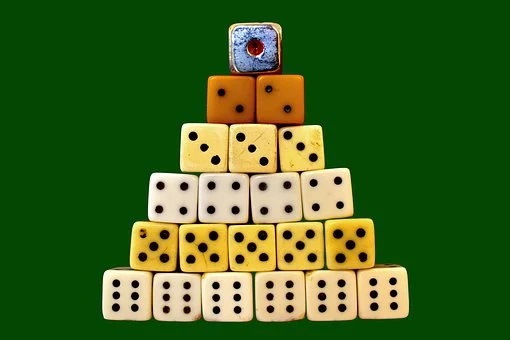
#> input picture 12.jpg, 510 x 340 px
$ python kockadobas.1.1.py
#> lines starting #> are read from the running program, lines starting #| are printed output that depends on the picture; after the words box and inside, x2 and y2 are one past the last pixel; in counts of white or black regions, pixels touching at a corner belong together
'''
Dobókocka számláló alkalmazás: Bármilyen fényviszony és háttér előtt
képes legyen megszámlálni maximum 4 db dobókocka összértékét illetve
a dobókockák darabszámát is jelezze ki.
'''
'''
    A feladat megoldásánál abból indultam ki, hogy minden dobókocka
    fehér
'''

import numpy as np
import cv2

I = cv2.imread("12.jpg")
#> I is the input picture: shape (340, 510, 3); mean B, G, R 33.2, 98.6, 61.2
I_k = I

# kép átméretezése a vizsgálathoz, hogy a dobokocka pottyei kozel azonosak legyenek
# Ezzel szeretném kiküszöbölni, hogy azonos távolságból, de más felbontással
# készült képeken is mukodjon
print(I.shape)
#| (340, 510, 3)

x = 2000 / I_k.shape[0]
#> x = 5.88
y = x
#> y = 5.88

I_k = cv2.resize(I_k, None, None, x, y, cv2.INTER_CUBIC)

I_szurke = cv2.cvtColor(I_k.astype(np.uint8), cv2.COLOR_BGR2GRAY)
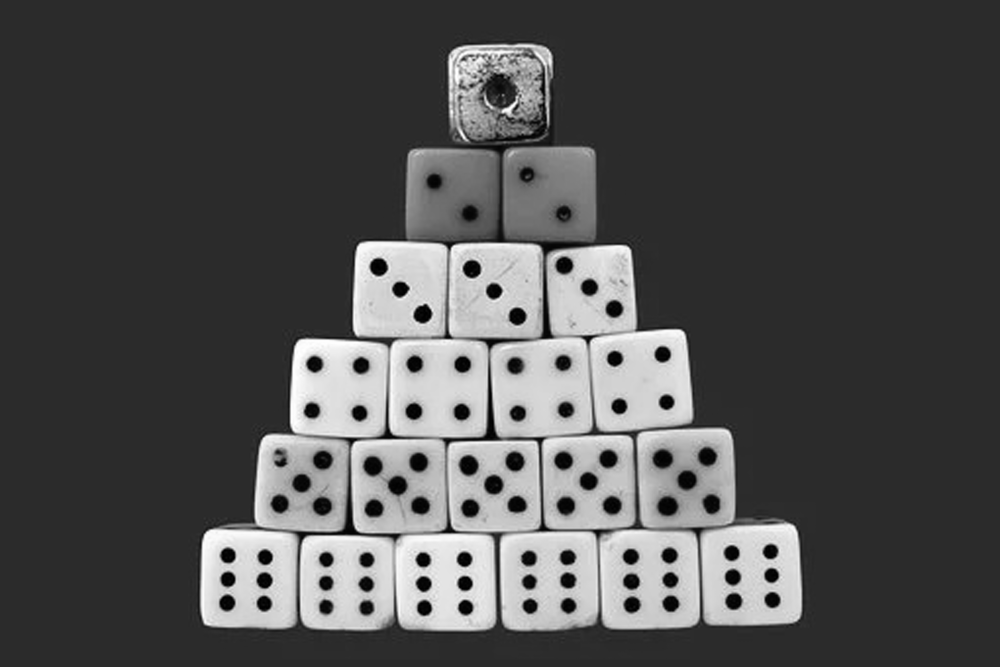
#> I_szurke: shape (2000, 3000) (shown at 1/3 size); min 0, max 255, mean 79.9

I_median = cv2.medianBlur(I_szurke, 7)
# Struktúráló elem
k = np.ones((3, 3))

# Morfológiai zárás. Az apró hibákat eltünteti az objektum felületén.
I_median = cv2.morphologyEx(I_median, cv2.MORPH_CLOSE, k)

#mini = 250
#maxi = 255
#I_derivalt = cv2.Canny(I_median, mini, maxi)

rows = I_median.shape[0]
#> rows = 2000
circles = cv2.HoughCircles(I_median, cv2.HOUGH_GRADIENT, 1, rows / 100,
                           param1=240, param2=24,
                           minRadius=1, maxRadius=50)
#> circles = 71 rows, first 8: [1135.5, 800.5, 26.4], [1842.5, 926.5, 25.7], [793.5, 1741.5, 23.3], [795.5, 1671.5, 22.5], [1987.5, 1062.5, 24.1], [2316.5, 1799.5, 23.3], [2314.5, 1725.5, 21.5], [2011.5, 1739.5, 22.5]
korok =0
if circles is not None:
    circles = np.uint16(np.around(circles))
#> circles = 71 rows, first 8: [1136, 800, 26], [1842, 926, 26], [794, 1742, 23], [796, 1672, 22], [1988, 1062, 24], [2316, 1800, 23], [2314, 1726, 22], [2012, 1740, 22]
    for i in circles[0, :]:
        center = (i[0], i[1])
        print(center, i[2])
        # circle center
        cv2.circle(I_k, center, 1, (255, 0, 0), 8)
        # circle outline
        radius = i[2]
        cv2.circle(I_k, center, radius, (0, 255, 0), 8)
        korok= korok+1
#> this loop made 71 passes
#> (center, radius) on passes 1 to 12: ((1136, 800), 26), ((1842, 926), 26), ((794, 1742), 23), ((796, 1672), 22), ((1988, 1062), 24), ((2316, 1800), 23), ((2314, 1726), 22), ((2012, 1740), 22), ((1702, 1672), 23), ((1384, 1236), 24), ((1100, 1680), 22), ((2000, 1206), 22)
#| (1136, 800) 26
#| (1842, 926) 26
#| (794, 1742) 23
#| (796, 1672) 22
#| (1988, 1062) 24
#| (2316, 1800) 23
#| (2314, 1726) 22
#| (2012, 1740) 22
#> (further printed lines are left out)
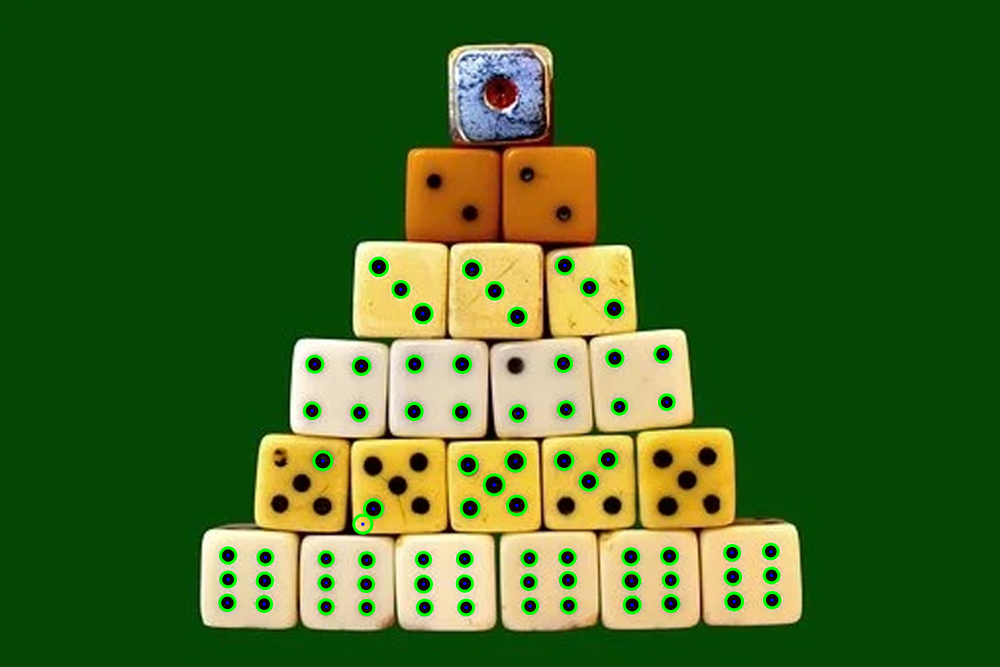
#> I_k: shape (2000, 3000, 3) (shown at 1/3 size); mean B, G, R 32.3, 101.1, 59.2
#> after the loop, korok = 71


### Dobokockak szamlalasa ####

x = 100/ I.shape[0]
#> x = 0.294
y = x
#> y = 0.294

I = cv2.resize(I, None, None, x, y, cv2.INTER_CUBIC)
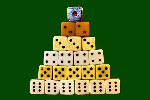
#> I: shape (100, 150, 3); mean B, G, R 33.4, 98.8, 61.4

I_szurke = cv2.cvtColor(I.astype(np.uint8), cv2.COLOR_BGR2GRAY)
#> I_szurke: shape (100, 150)


# Struktúráló elem
k = np.ones((6, 6))

# Morfológiai zárás. Az apró hibákat eltünteti az objektum felületén.
I_median = cv2.morphologyEx(I_szurke, cv2.MORPH_CLOSE, k)
#> I_median: shape (100, 150)
I_median = cv2.medianBlur(I_szurke, 7)

mini = 240
maxi = 255
I_derivalt = cv2.Canny(I_median, mini, maxi)
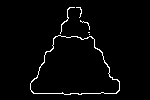
#> I_derivalt: shape (100, 150); 2.5% white in thin lines or dots, all inside (x1, y1, x2, y2) = (30, 7, 120, 95)

rows = I_median.shape[0]
#> rows = 100
circles = cv2.HoughCircles(I_derivalt, cv2.HOUGH_GRADIENT, 1, rows / 10,
                           param1=255, param2=5,
                           minRadius=1, maxRadius=6)
#> circles = [[85.5, 27.5, 4.4], [34.5, 87.5, 5.2], [56.5, 29.5, 5.2], [56.5, 40.5, 5.2], [71.5, 11.5, 3.8], [113.5, 88.5, 5.2], [88.5, 40.5, 5.2], [48.5, 56.5, 5.2], [32.5, 73.5, 4], [65.5, 89.5, 3.8]]

kocka = 0
if circles is not None:
    circles = np.uint16(np.around(circles))
#> circles = [[86, 28, 4], [34, 88, 5], [56, 30, 5], [56, 40, 5], [72, 12, 4], [114, 88, 5], [88, 40, 5], [48, 56, 5], [32, 74, 4], [66, 90, 4]]
    for i in circles[0, :]:
        center = (i[0], i[1])
        print(center, i[2])
        # circle center
        cv2.circle(I_median, center, 1, (255, 0, 0), 1)
        # circle outline
        radius = i[2]
        cv2.circle(I_median, center, radius, (0, 255, 0), 1)
        kocka= kocka + 1
#> this loop made 10 passes
#| (86, 28) 4
#| (34, 88) 5
#| (56, 30) 5
#| (56, 40) 5
#| (72, 12) 4
#| (114, 88) 5
#| (88, 40) 5
#| (48, 56) 5
#> (further printed lines are left out)
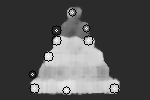
#> I_median: shape (100, 150); min 0, max 255, mean 82.4
#> after the loop, kocka = 10


##------------###

x = 500 / I_k.shape[0]
#> x = 0.25
y = x
#> y = 0.25

I_k = cv2.resize(I_k, None, None, x, y, cv2.INTER_CUBIC)
#> I_k: shape (500, 750, 3)

x = 500 / I_median.shape[0]
#> x = 5
y = x
#> y = 5

I_median = cv2.resize(I_median, None, None, x, y, cv2.INTER_LINEAR)
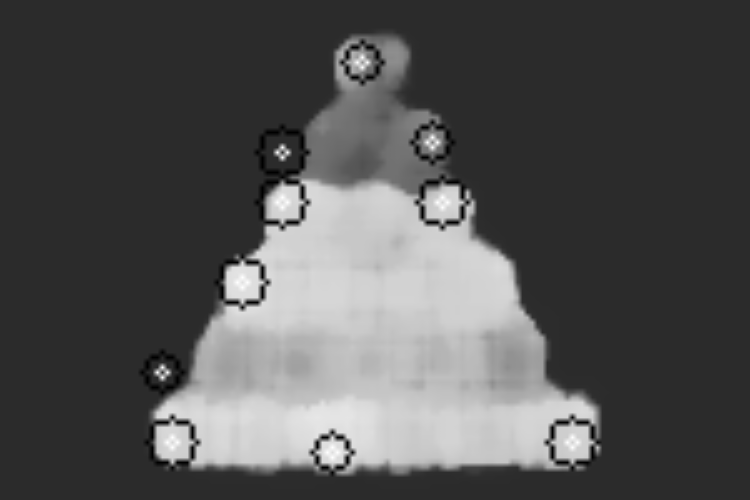
#> I_median: shape (500, 750); min 0, max 255, mean 82.4

#Eredmeny kiiratasa
text = 'Ossz.: ' + str(korok) + ' Kocka(k): ' + str(kocka)
#> text = 'Ossz.: 71 Kocka(k): 10'
cv2.putText(I_k,text,(10,30),0,1,(0,255,0), 4, cv2.LINE_AA)
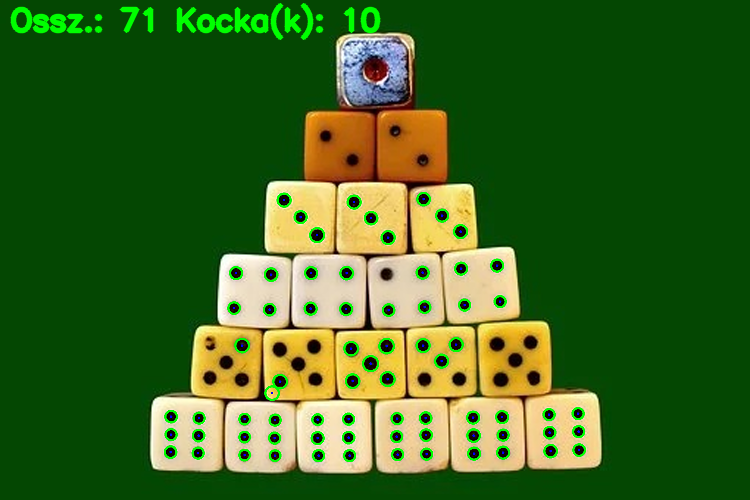
#> I_k: shape (500, 750, 3); mean B, G, R 32.3, 103, 59.2

cv2.imshow("I_median", I_median)
cv2.imshow("detected circles", I_k)
cv2.waitKey(0)
cv2.destroyAllWindows()

$ run again, with 11.jpg copied over 12.jpg
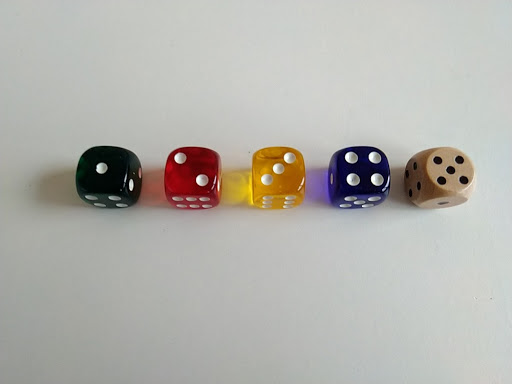
#> input picture 11.jpg, 512 x 384 px
#> I is the input picture: shape (384, 512, 3); mean B, G, R 172.6, 178, 179.5
#| (384, 512, 3)
#> `circles = cv2.HoughCircles(I_median, cv2.HOUGH_GRADIENT, 1, rows / 100..`: circles = 13 rows, first 8: [1966.5, 936.5, 30.8], [1840.5, 931.5, 35.7], [1051.5, 937.5, 30.5], [1448.5, 877.5, 27.4], [1827.5, 819.5, 29.4], [1957.5, 823.5, 27.9], [528.5, 874.5, 30.2], [937.5, 822.5, 29.1]
#> `circles = np.uint16(np.around(circles))`: circles = 13 rows, first 8: [1966, 936, 31], [1840, 932, 36], [1052, 938, 30], [1448, 878, 27], [1828, 820, 29], [1958, 824, 28], [528, 874, 30], [938, 822, 29]
#> the loop `for i in circles[0, :]:` made 13 passes
#> (printed output is left out)
#> after the loop `for i in circles[0, :]:`: korok = 13
#> I: shape (100, 133, 3)
#> `I_derivalt = cv2.Canny(I_median, mini, maxi)`:
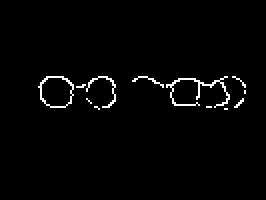
#> I_derivalt: shape (100, 133) (shown 2 times larger); 1.9% white in thin lines or dots, all inside (x1, y1, x2, y2) = (19, 38, 123, 55)
#> `circles = cv2.HoughCircles(I_derivalt, cv2.HOUGH_GRADIENT, 1, rows / 1..`: circles = [[106.5, 47.5, 5.2], [51.5, 42.5, 5.2], [95.5, 43.5, 5.2], [39.5, 46.5, 5.2], [70.5, 42.5, 5.2], [24.5, 43.5, 5.2], [117.5, 44.5, 4], [103.5, 37.5, 3.8]]
#> `circles = np.uint16(np.around(circles))`: circles = [[106, 48, 5], [52, 42, 5], [96, 44, 5], [40, 46, 5], [70, 42, 5], [24, 44, 5], [118, 44, 4], [104, 38, 4]]
#> the loop `for i in circles[0, :]:` made 8 passes
#> (printed output is left out)
#> after the loop `for i in circles[0, :]:`: kocka = 8
#> text = 'Ossz.: 13 Kocka(k): 8'
#> `cv2.putText(I_k,text,(10,30),0,1,(0,255,0), 4, cv2.LINE_AA)`:
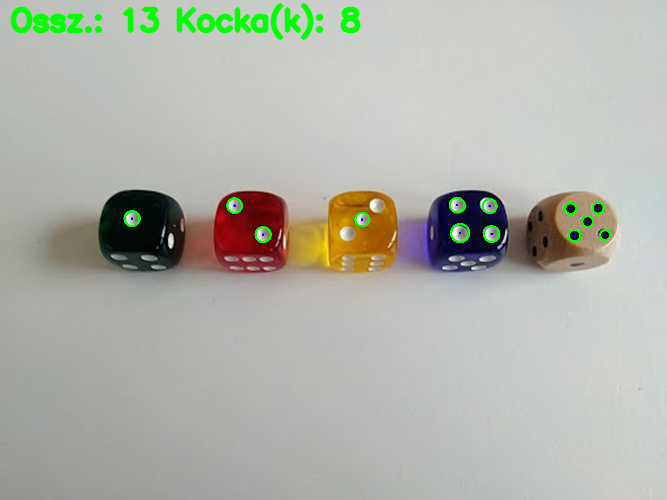
#> I_k: shape (500, 667, 3); mean B, G, R 170, 179.2, 176.8

$ run again, with 13.jpg copied over 12.jpg
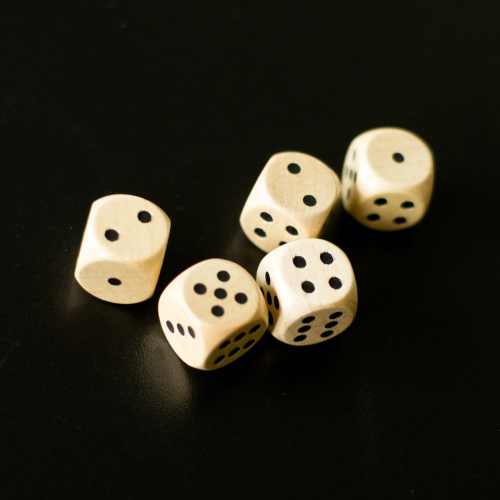
#> input picture 13.jpg, 1000 x 1000 px (shown at 1/2 size)
#> I is the input picture: shape (1000, 1000, 3); mean B, G, R 29.8, 41.3, 44.1
#| (1000, 1000, 3)
#> `circles = cv2.HoughCircles(I_median, cv2.HOUGH_GRADIENT, 1, rows / 100..`: circles = [[962.5, 1197.5, 26.3], [1343.5, 1131.5, 25.7], [869.5, 1248.5, 26.1], [892.5, 1101.5, 24], [887.5, 1176.5, 19.9], [1178.5, 665.5, 31.5], [577.5, 872.5, 28], [797.5, 1160.5, 27.7], [444.5, 938.5, 24.9]]
#> `circles = np.uint16(np.around(circles))`: circles = [[962, 1198, 26], [1344, 1132, 26], [870, 1248, 26], [892, 1102, 24], [888, 1176, 20], [1178, 666, 32], [578, 872, 28], [798, 1160, 28], [444, 938, 25]]
#> the loop `for i in circles[0, :]:` made 9 passes
#> (printed output is left out)
#> after the loop `for i in circles[0, :]:`: korok = 9
#> I: shape (100, 100, 3)
#> I_derivalt: shape (100, 100); 3.5% white in thin lines or dots, all inside (x1, y1, x2, y2) = (15, 25, 87, 76)
#> `circles = cv2.HoughCircles(I_derivalt, cv2.HOUGH_GRADIENT, 1, rows / 1..`: circles = [[77.5, 40.5, 5.2], [68.5, 45.5, 5.2], [46.5, 48.5, 3.8], [28.5, 46.5, 5.2], [40.5, 56.5, 5.2], [37.5, 67.5, 4], [20.5, 53.5, 4], [63.5, 56.5, 5.2], [64.5, 26.5, 5.2], [52.5, 62.5, 2.4]]
#> `circles = np.uint16(np.around(circles))`: circles = [[78, 40, 5], [68, 46, 5], [46, 48, 4], [28, 46, 5], [40, 56, 5], [38, 68, 4], [20, 54, 4], [64, 56, 5], [64, 26, 5], [52, 62, 2]]
#> the loop `for i in circles[0, :]:` made 10 passes
#> (printed output is left out)
#> after the loop `for i in circles[0, :]:`:
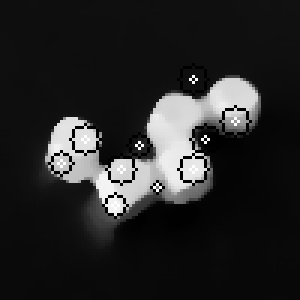
#> I_median: shape (100, 100) (shown 3 times larger); min 0, max 255, mean 38.2
#> after the loop `for i in circles[0, :]:`: kocka = 10
#> text = 'Ossz.: 9 Kocka(k): 10'
#> `cv2.putText(I_k,text,(10,30),0,1,(0,255,0), 4, cv2.LINE_AA)`:
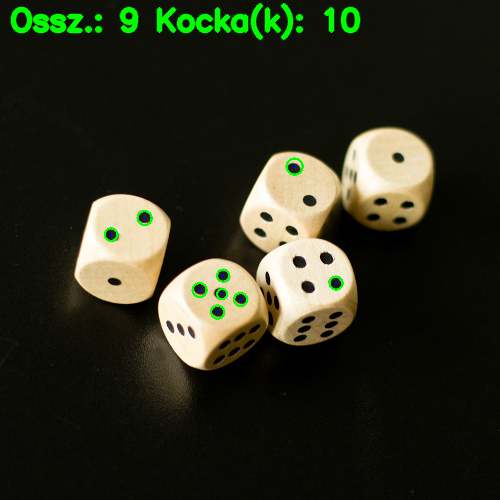
#> I_k: shape (500, 500, 3); mean B, G, R 29.3, 45.4, 43.3

$ run again, with 14.jpg copied over 12.jpg
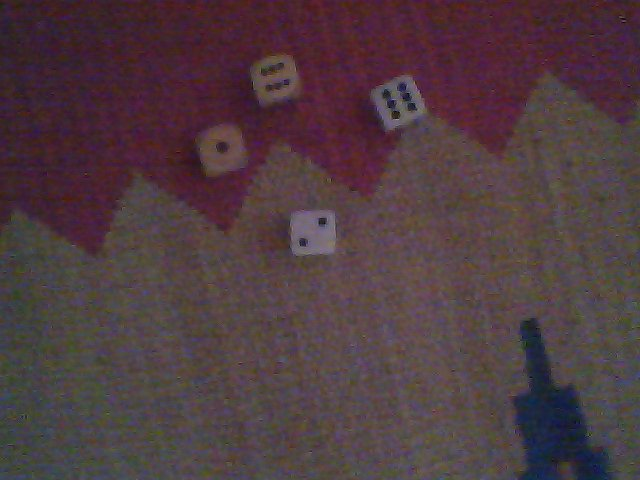
#> input picture 14.jpg, 640 x 480 px
#> I is the input picture: shape (480, 640, 3); mean B, G, R 64.4, 59.4, 79
#| (480, 640, 3)
#> circles = None
#> I: shape (100, 133, 3)
#> I_derivalt: shape (100, 133); every value is 0
#> `cv2.putText(I_k,text,(10,30),0,1,(0,255,0), 4, cv2.LINE_AA)`:
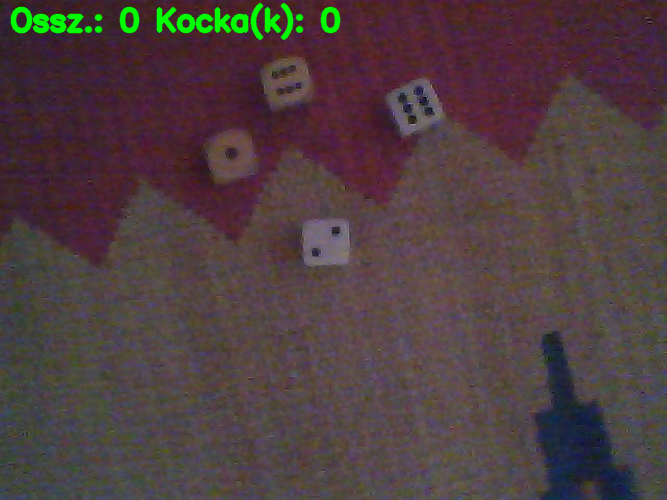
#> I_k: shape (500, 667, 3); mean B, G, R 63.9, 61.8, 78.2
